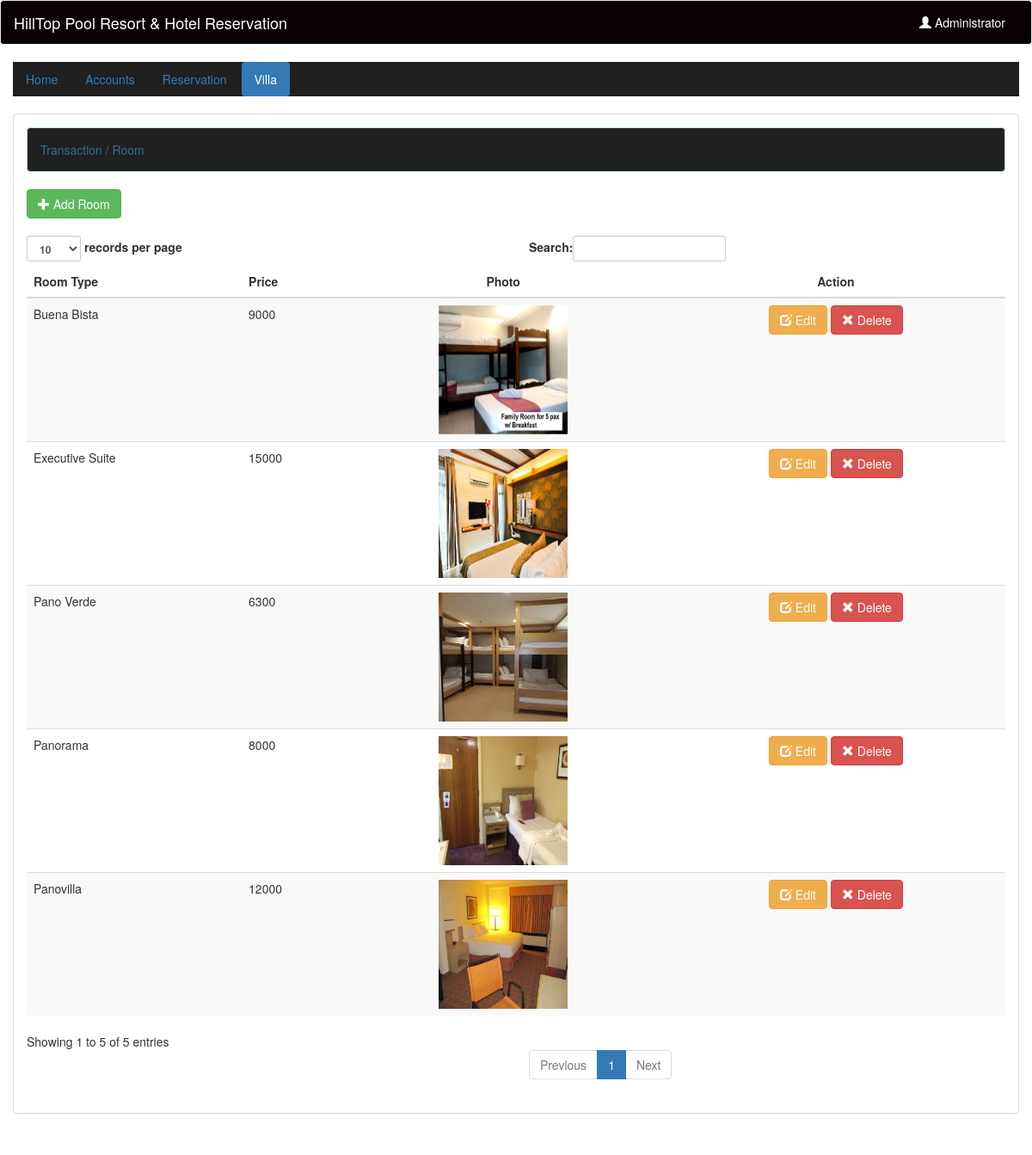
/admin/room.php (signed in), run on the app's committed database.
### tables this page shows
CREATE TABLE `room` (
  `room_id` int(11) NOT NULL,
  `room_type` varchar(50) NOT NULL,
  `price` varchar(11) NOT NULL,
  `photo` varchar(100) NOT NULL,
  `description` varchar(500) NOT NULL
);

### admin/name.php (called while the page is built)
<?php
	require 'connect.php';
	$query = $conn->query("SELECT * FROM `admin` WHERE `admin_id` = '$_SESSION[admin_id]'") or die(mysqli_error());
	$fetch = $query->fetch_array();
	$name = $fetch['name'];
?>

### admin/room.php (the view, shortened to what this page needs)
<!DOCTYPE html>
<?php
	require 'name.php';
?>
<html lang = "en">
	<head>
		<link rel = "stylesheet" type = "text/css" href = "../css/bootstrap.css " />
		<link rel = "stylesheet" type = "text/css" href = "../css/styles.css" />
	</head>
<body>
	<nav style = "background-color:#0a0202;" class = "navbar navbar-default">
		<div  class = "container-fluid">
			<div class = "navbar-header">
				<a class = "navbar-brand" style = "color:white">HillTop Pool Resort & Hotel Reservation</a>
			</div>
			<ul class = "nav navbar-nav pull-right ">
				<li class = "dropdown">
					<a class="dropdown-toggle" data-toggle="dropdown" role="button" aria-haspopup="true" aria-expanded="false" style = "color:white"><i class = "glyphicon glyphicon-user" style = "color:white"></i>  <?php echo $name;?></a>
				</li>
			</ul>
		</div>
	</nav>
	<div class = "container-fluid">
		<ul class = "nav nav-pills" style = "background-color:#212020;">
			<li><a href = "home.php">Home</a></li>
			<li><a href = "account.php">Accounts</a></li>
			<li><a href = "reserve.php">Reservation</a></li>
			<li  class = "active"><a href = "room.php">Villa</a></li>
		</ul>
	</div>
	<br />
	<div class = "container-fluid">
		<div class = "panel panel-default">
			<div class = "panel-body">
				<div class = "alert alert-info" style = "background-color:#212020;">Transaction / Room</div>
				<a class = "btn btn-success" href = "add_room.php"><i class = "glyphicon glyphicon-plus"></i> Add Room</a>
				<br />
				<br />
				<table id = "table" class = "table table-striped">
					<thead class="thead-dark">
						<tr>
							<th scope="col">Room Type</th>
							<th scope="col">Price</th>
							<th scope="col"><center>Photo</th>
							<th scope="col"><center>Action</th>
						</tr>
					</thead>
					<tbody>
					<?php
						$query = $conn->query("SELECT * FROM `room`") or die(mysqli_error());
						while($fetch = $query->fetch_array()){
					?>
						<tr>
							<td><?php echo $fetch['room_type']?></td>
							<td><?php echo $fetch['price']?></td>
							<td><center><img src = "../photo/<?php echo $fetch['photo']?>" height = "150" width = "150"/></center></td>
							<td><center><a class = "btn btn-warning" href = "edit_room.php?room_id=<?php echo $fetch['room_id']?>"><i class = "glyphicon glyphicon-edit"></i> Edit</a> <a class = "btn btn-danger" onclick = "confirmationDelete(this); return false;" href = "delete_room.php?room_id=<?php echo $fetch['room_id']?>"><i class = "glyphicon glyphicon-remove"></i> Delete</a></center></td>
						</tr>
					<?php
						}
					?>
					</tbody>
				</table>
			</div>
		</div>
	</div>
	<br />
	<br />
</body>
</html>

### data on the page
room: room_type "Pano Verde", price "6300", photo (picture)
room: room_type "Buena Bista", price "9000", photo (picture)
room: room_type "Panovilla", price "12000", photo (picture)
room: room_type "Panorama", price "8000", photo (picture)
room: room_type "Executive Suite", price "15000", photo (picture)

### other printed values
$name "Administrator"
